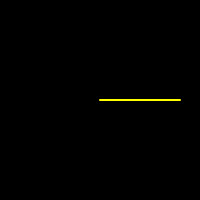
Frame 1 (no input)
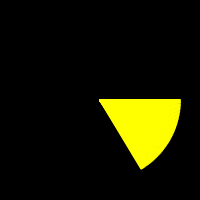
Frame 60 (no input)
Frame 120 (the mouse pressed at the canvas centre since frame 60): identical to frame 60, image omitted

The p5.js sketch that drew these frames (run headless with seeded random() and noise() and a simulated clock; from frame 60 on, the mouse is pressed at the canvas centre):

// p5.js sketch
// ── sketch.js
let angle;

function setup() {
    createCanvas(200, 200);
    angleMode(DEGREES);
    strokeWeight(2);
    stroke(255,255,0);
    background(0);
    
    angle = 0;
}

function draw() {
    
    //draw one line
    translate(100,100);
    rotate(angle);
    line(0,0,80,0);
    
    angle++;
    
}

function mousePressed(){
  
 
  background(0);
   angle = 0;
}
